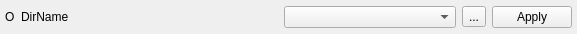
<?xml version="1.0" encoding="UTF-8"?>
<ui version="4.0">
 <class>FolderIconSelector</class>
 <widget class="QWidget" name="FolderIconSelector">
  <property name="geometry">
   <rect>
    <x>0</x>
    <y>0</y>
    <width>577</width>
    <height>34</height>
   </rect>
  </property>
  <property name="windowTitle">
   <string>Form</string>
  </property>
  <property name="styleSheet">
   <string notr="true"/>
  </property>
  <layout class="QHBoxLayout" name="horizontalLayout" stretch="0,3,2,0,0">
   <property name="leftMargin">
    <number>5</number>
   </property>
   <property name="topMargin">
    <number>5</number>
   </property>
   <property name="rightMargin">
    <number>5</number>
   </property>
   <property name="bottomMargin">
    <number>5</number>
   </property>
   <item>
    <widget class="QLabel" name="icon">
     <property name="sizePolicy">
      <sizepolicy hsizetype="Fixed" vsizetype="Fixed">
       <horstretch>0</horstretch>
       <verstretch>0</verstretch>
      </sizepolicy>
     </property>
     <property name="maximumSize">
      <size>
       <width>24</width>
       <height>24</height>
      </size>
     </property>
     <property name="text">
      <string>O</string>
     </property>
    </widget>
   </item>
   <item>
    <widget class="QLabel" name="label">
     <property name="styleSheet">
      <string notr="true"/>
     </property>
     <property name="text">
      <string>DirName</string>
     </property>
    </widget>
   </item>
   <item>
    <widget class="QComboBox" name="comboBox">
     <property name="styleSheet">
      <string notr="true">QComboBox {
	font: 10pt &quot;Microsoft YaHei UI&quot;;
}
 /*选中每一项高度*/
QComboBox QAbstractItemView::item { 
	height: 25px;  
}</string>
     </property>
    </widget>
   </item>
   <item>
    <widget class="QToolButton" name="btn_select">
     <property name="text">
      <string>...</string>
     </property>
    </widget>
   </item>
   <item>
    <widget class="QPushButton" name="btn_apply">
     <property name="sizePolicy">
      <sizepolicy hsizetype="Fixed" vsizetype="Fixed">
       <horstretch>0</horstretch>
       <verstretch>0</verstretch>
      </sizepolicy>
     </property>
     <property name="text">
      <string>Apply</string>
     </property>
    </widget>
   </item>
  </layout>
 </widget>
 <resources/>
 <connections/>
</ui>
